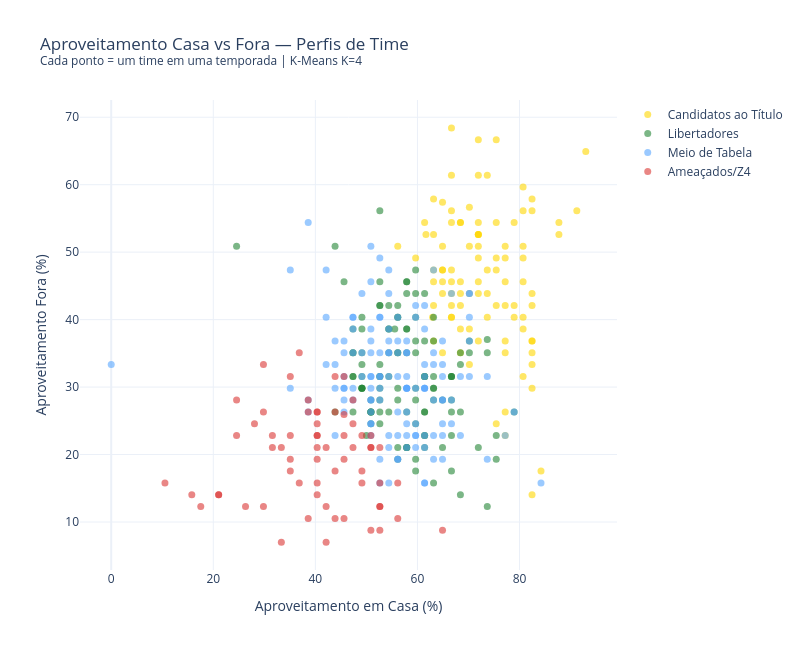

Source (notebook cell):
### Code cell
# === GRÁFICO 5: SCATTER — APROVEITAMENTO CASA vs FORA com CLUSTERS ===

# Calcular aproveitamento fora de casa
# (precisamos recalcular isso de forma limpa)
for idx, row in df_metricas.iterrows():
    ano, time = row['ano'], row['time']
    df_ano = df_era[df_era['ano'] == ano]
    visit = df_ano[df_ano['visitante'] == time]
    pts_fora = 0
    for _, j in visit.iterrows():
        gm, gv = int(j['mandante_Placar']), int(j['visitante_Placar'])
        if gv > gm: pts_fora += 3
        elif gm == gv: pts_fora += 1
    df_metricas.loc[idx, 'aprov_fora'] = pts_fora / max(len(visit) * 3, 1) * 100
    
    mand = df_ano[df_ano['mandante'] == time]
    pts_casa = 0
    for _, j in mand.iterrows():
        gm, gv = int(j['mandante_Placar']), int(j['visitante_Placar'])
        if gm > gv: pts_casa += 3
        elif gm == gv: pts_casa += 1
    df_metricas.loc[idx, 'aprov_casa'] = pts_casa / max(len(mand) * 3, 1) * 100

fig_cv = go.Figure()

for perfil, cor in cluster_colors.items():
    sub = df_metricas[df_metricas['perfil'] == perfil]
    fig_cv.add_trace(go.Scatter(
        x=sub['aprov_casa'], y=sub['aprov_fora'],
        mode='markers',
        marker=dict(color=cor, size=7, opacity=0.6),
        name=perfil,
        hovertemplate='%{customdata[0]} (%{customdata[1]})<br>'
                      'Aprov. Casa: %{x:.1f}%<br>Aprov. Fora: %{y:.1f}%<br>'
                      'Posição: %{customdata[2]}°<extra></extra>',
        customdata=sub[['time', 'ano', 'posicao']].values
    ))

fig_cv.update_layout(
    title='Aproveitamento Casa vs Fora — Perfis de Time<br>'
          '<sup>Cada ponto = um time em uma temporada | K-Means K=4</sup>',
    xaxis_title='Aproveitamento em Casa (%)',
    yaxis_title='Aproveitamento Fora (%)',
    template='plotly_white',
    width=800, height=650,
)

fig_cv.show()
path = '../charts/cluster_casa_fora.html'
fig_cv.write_html(path, include_plotlyjs='cdn')

# Adiciona descrição estatística
_desc = "Segmentação via K-Means (K=4) do aproveitamento como mandante vs visitante, revelando clusters distintos de perfis de desempenho casa/fora."
with open(path) as f:
    html = f.read()
html = html.replace('<div>', f'<p style="text-align:center;color:#666;font-size:13px;font-family:sans-serif;margin:8px 0 0 0;">{_desc}</p>\n<div>', 1)
with open(path, 'w') as f:
    f.write(html)

print('Gráfico exportado: charts/cluster_casa_fora.html')

### Figure 1 — Plotly figure (JSON) as saved in the notebook; plotly's stock layout.template omitted (floating-point values rounded to 4 significant figures; data arrays with more than 128 entries replaced by an {"elided": "..."} marker saying what was removed)
{"data": [{"customdata": {"elided": "95x3 mixed values"}, "hovertemplate": "%{customdata[0]} (%{customdata[1]})<br>Aprov. Casa: %{x:.1f}%<br>Aprov. Fora: %{y:.1f}%<br>Posição: %{customdata[2]}°<extra></extra>", "marker": {"color": "#ffd700", "opacity": 0.6, "size": 7}, "mode": "markers", "name": "Candidatos ao Título", "type": "scatter", "x": [73.68, 63.16, 82.46, 80.7, 56.14, 64.91, 73.68, 82.46, 64.91, 80.7, 77.19, 80.7, 71.93, 82.46, 70.18, 70.18, 73.68, 82.46, 66.67, 71.93, 64.91, 71.93, 75.44, 63.16, 63.16, 70.18, 82.46, 63.16, 66.67, 75.44, 82.46, 77.19, 66.67, 78.95, 64.91, 71.93, 73.68, 82.46, 68.42, 78.95, 68.42, 71.93, 87.72, 78.95, 84.21, 77.19, 71.93, 80.7, 82.46, 71.93, 59.65, 68.42, 77.19, 70.18, 77.19, 71.93, 80.7, 87.72, 68.42, 92.98, 68.42, 75.44, 80.7, 80.7, 64.91, 66.67, 66.67, 71.93, 62.96, 64.91, 91.23, 70.18, 61.67, 63.16, 68.42, 77.19, 75.44, 63.16, 64.91, 66.67, 61.4, 77.19, 77.19, 71.93, 66.67, 82.46, 66.67, 66.67, 68.42, 66.67, 75.44, 82.46, 80.7, 75.44, 71.93], "y": [43.86, 57.89, 29.82, 56.14, 50.88, 43.86, 61.4, 35.09, 47.37, 45.61, 36.84, 50.88, 45.61, 14.04, 43.86, 38.6, 40.35, 36.84, 54.39, 52.63, 45.61, 52.63, 24.56, 47.37, 42.11, 50.88, 43.86, 36.84, 68.42, 49.12, 33.33, 35.09, 40.35, 54.39, 35.09, 36.84, 47.37, 57.89, 38.6, 42.11, 54.39, 49.12, 54.39, 40.35, 17.54, 26.32, 52.63, 59.65, 42.11, 54.39, 49.12, 42.11, 22.81, 33.33, 49.12, 43.86, 40.35, 52.63, 43.86, 64.91, 45.61, 54.39, 49.12, 38.6, 57.41, 45.61, 40.35, 50.88, 40.35, 50.88, 56.14, 56.67, 52.63, 45.61, 54.39, 50.88, 66.67, 52.63, 47.37, 42.11, 54.39, 42.11, 45.61, 66.67, 56.14, 36.84, 47.37, 61.4, 35.09, 43.86, 47.37, 56.14, 31.58, 42.11, 61.4]}, {"customdata": {"elided": "112x3 mixed values"}, "hovertemplate": "%{customdata[0]} (%{customdata[1]})<br>Aprov. Casa: %{x:.1f}%<br>Aprov. Fora: %{y:.1f}%<br>Posição: %{customdata[2]}°<extra></extra>", "marker": {"color": "#238636", "opacity": 0.6, "size": 7}, "mode": "markers", "name": "Libertadores", "type": "scatter", "x": [52.63, 59.65, 66.67, 59.65, 47.37, 56.14, 68.42, 59.65, 70.18, 57.89, 68.42, 56.14, 59.65, 61.4, 61.4, 70.18, 57.89, 66.67, 54.39, 57.89, 66.67, 63.16, 63.16, 61.4, 54.39, 63.16, 47.37, 64.91, 75.44, 56.14, 57.89, 43.86, 56.14, 63.16, 64.91, 52.63, 56.14, 59.65, 52.63, 54.39, 57.89, 52.63, 66.67, 47.37, 49.12, 56.14, 59.65, 61.4, 57.89, 52.63, 57.89, 66.67, 50.88, 59.65, 57.89, 61.4, 57.89, 54.39, 61.4, 56.14, 73.68, 57.89, 49.12, 63.16, 49.12, 59.65, 50.88, 68.42, 47.37, 54.39, 73.68, 73.68, 55.56, 49.12, 71.93, 61.4, 49.12, 43.86, 59.65, 52.63, 47.37, 61.4, 49.12, 24.56, 56.14, 61.4, 63.16, 50.88, 45.61, 59.65, 52.63, 50.0, 68.42, 50.88, 52.63, 66.67, 50.88, 49.12, 75.44, 49.12, 63.16, 66.67, 50.88, 52.63, 61.4, 47.37, 78.95, 54.39, 56.14, 52.63, 52.63, 49.12], "y": [31.58, 29.82, 26.32, 40.35, 31.58, 40.35, 14.04, 17.54, 35.09, 45.61, 26.32, 40.35, 36.84, 43.86, 31.58, 36.84, 21.05, 28.07, 31.58, 43.86, 22.81, 31.58, 15.79, 22.81, 38.6, 29.82, 31.58, 28.07, 19.3, 21.05, 21.05, 26.32, 42.11, 36.84, 21.05, 29.82, 35.09, 19.3, 56.14, 26.32, 38.6, 33.33, 17.54, 26.32, 29.82, 19.3, 43.86, 36.84, 38.6, 31.58, 21.05, 31.58, 24.56, 47.37, 26.32, 31.58, 45.61, 42.11, 22.81, 35.09, 12.28, 35.09, 31.58, 40.35, 35.09, 24.56, 26.32, 35.09, 38.6, 38.6, 35.09, 37.04, 38.6, 40.35, 21.05, 21.05, 29.82, 50.88, 28.07, 42.11, 35.09, 26.32, 29.82, 50.88, 28.07, 31.58, 28.07, 26.32, 45.61, 35.09, 45.61, 22.81, 33.33, 26.32, 42.11, 31.58, 26.32, 38.6, 22.81, 33.33, 29.82, 31.58, 28.07, 26.32, 26.32, 35.09, 26.32, 35.09, 29.82, 24.56, 28.07, 29.82]}, {"customdata": {"elided": "130x3 mixed values"}, "hovertemplate": "%{customdata[0]} (%{customdata[1]})<br>Aprov. Casa: %{x:.1f}%<br>Aprov. Fora: %{y:.1f}%<br>Posição: %{customdata[2]}°<extra></extra>", "marker": {"color": "#58a6ff", "opacity": 0.6, "size": 7}, "mode": "markers", "name": "Meio de Tabela", "type": "scatter", "x": {"elided": "130 float values"}, "y": {"elided": "130 float values"}}, {"customdata": {"elided": "64x3 mixed values"}, "hovertemplate": "%{customdata[0]} (%{customdata[1]})<br>Aprov. Casa: %{x:.1f}%<br>Aprov. Fora: %{y:.1f}%<br>Posição: %{customdata[2]}°<extra></extra>", "marker": {"color": "#da3633", "opacity": 0.6, "size": 7}, "mode": "markers", "name": "Ameaçados/Z4", "type": "scatter", "x": [35.09, 47.37, 38.6, 42.11, 15.79, 50.88, 49.12, 45.61, 52.63, 56.14, 49.12, 50.88, 42.11, 35.09, 35.09, 52.63, 49.12, 56.14, 33.33, 45.61, 31.58, 36.84, 40.35, 47.37, 21.05, 38.6, 50.88, 45.61, 43.86, 40.35, 50.88, 43.86, 36.84, 42.11, 52.63, 40.35, 29.82, 52.63, 33.33, 52.63, 45.61, 21.05, 40.35, 29.82, 40.35, 24.56, 31.58, 40.35, 45.61, 10.53, 40.35, 43.86, 64.91, 26.32, 29.82, 28.07, 38.6, 43.86, 35.09, 40.35, 24.56, 47.37, 40.35, 17.54], "y": [31.58, 21.05, 10.53, 21.05, 14.04, 21.05, 22.81, 31.58, 8.772, 10.53, 17.54, 21.05, 12.28, 22.81, 19.3, 12.28, 15.79, 15.79, 21.05, 22.81, 21.05, 15.79, 19.3, 24.56, 14.04, 26.32, 8.772, 10.53, 26.32, 26.32, 22.81, 10.53, 35.09, 7.018, 12.28, 14.04, 33.33, 15.79, 7.018, 21.05, 19.3, 14.04, 15.79, 26.32, 22.81, 22.81, 22.81, 24.56, 25.93, 15.79, 22.81, 17.54, 8.772, 12.28, 12.28, 24.56, 28.07, 31.58, 17.54, 26.32, 28.07, 28.07, 21.05, 12.28]}], "layout": {"height": 650, "title": {"text": "Aproveitamento Casa vs Fora — Perfis de Time<br><sup>Cada ponto = um time em uma temporada | K-Means K=4</sup>"}, "width": 800, "xaxis": {"title": {"text": "Aproveitamento em Casa (%)"}}, "yaxis": {"title": {"text": "Aproveitamento Fora (%)"}}}}
